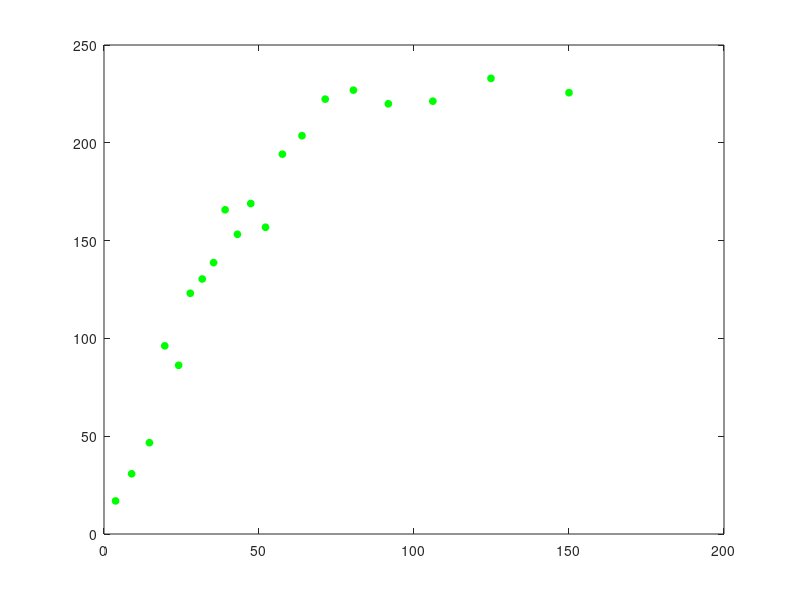

MATLAB code to generate this figure: (Note: this script raises an error after producing the figure.)
clc;
close all;
clear all;
load perturbed_data_high.mat
plot(tExp,crRNA_exp,'go','MarkerSize',5,'MarkerFaceColor','g');
hold on
%%
phi = 10;
n = 18.3092;
m = 2/3 * n;
k_star = 0.02;
lambda_pre = 1;
k = 3;
lambda = 1/5;
H0 = 1.665;
delta_H = 0.2084;
d = 0.0438;
alpha = 97.6174;
gamma = 55.9837;
psi = 57.6095;
K = 71.4272;

z0 = [10,10,10,10,10,10,10,10];
tspan_eq = 0:1500;
[T_eq,Z_eq] = ode23s(@(t,z_eq)CRISPR_eq(t, z_eq, m, phi, k_star, lambda_pre, k , lambda , H0 , n, d, alpha, gamma, psi, K), tspan_eq, z0);


tspan = 0:149;
x0 = [Z_eq(end,1),Z_eq(end,2),Z_eq(end,3),Z_eq(end,4),Z_eq(end,5),Z_eq(end,6),Z_eq(end,7),Z_eq(end,8)];


[T, Z] = ode45(@(t, z) CRISPR(t, z, m, phi, k_star, lambda_pre, k, lambda, H0, delta_H, n, d, alpha, gamma, psi, K), tspan, x0);
crRNA = Z(:, 8);
plot(T, crRNA, 'r-','LineWidth',2);
xlabel('Vreme(minuti');
ylabel('Broj crRNK molekula');
legend('Simulirani podaci', 'Originalna dinamika','Location','southeast');
title('Dinamika crRNK molekula');

%%
function zdot = CRISPR(t, z, m, phi, k_star, lambda_pre, k, lambda, H0, delta_H, n, d, alpha, gamma, psi, K)
    H_hat = H0 * (1 - delta_H);
    zdot = [
        alpha * ((1 + 2 * H_hat^m * (z(4) / K)) / (1 + H_hat^n + H_hat^m * (z(4) / K) + z(2) / (4 * 50 * K))) - lambda * z(1); 
        k * z(1) - d * z(2); 
        gamma * ((1 + z(2) / (4 * K)) / (1 + H_hat^n + z(2) / (4 * K))) - lambda * z(3); 
        k * z(3) - d * z(4); 
        psi * ((1 + z(2) / (4 * K)) / (1 + H_hat^n + z(2) / (4 * K))) - lambda * z(5); 
        k * z(5) - d * z(6); 
        phi - (lambda_pre + k_star * z(6)) * z(7); 
        k_star * z(6) * z(7) - d * z(8); 
    ];
end
%%
function z_eq = CRISPR_eq( ~ , z_eq, m, phi, k_star, lambda_pre, k , lambda , H0 , n, d, alpha, gamma, psi, K )
H_hat_eq = H0;
    z_eq = [
            alpha*((1+2*H_hat_eq^m*(z_eq(4)/K))/(1+H_hat_eq^n+H_hat_eq^m*(z_eq(4)/K)+z_eq(2)/(4*K*50))) - lambda*z_eq(1) ; 
            k*z_eq(1) - d*z_eq(2) ; 
            gamma*((1+z_eq(2)/(4*K))/(1+H_hat_eq^n+z_eq(2)/(4*K))) - lambda*z_eq(3) ; 
            k*z_eq(3) - d*z_eq(4) ; 
            psi*((1+z_eq(2)/(4*K))/(1+H_hat_eq^n+z_eq(2)/(4*K))) - lambda*z_eq(5) ; 
            k*z_eq(5) - d*z_eq(6); 
            phi - (lambda_pre + k_star*z_eq(6))*z_eq(7) ; 
            k_star*z_eq(6)*z_eq(7) - d*z_eq(8) ; 
        ];
end